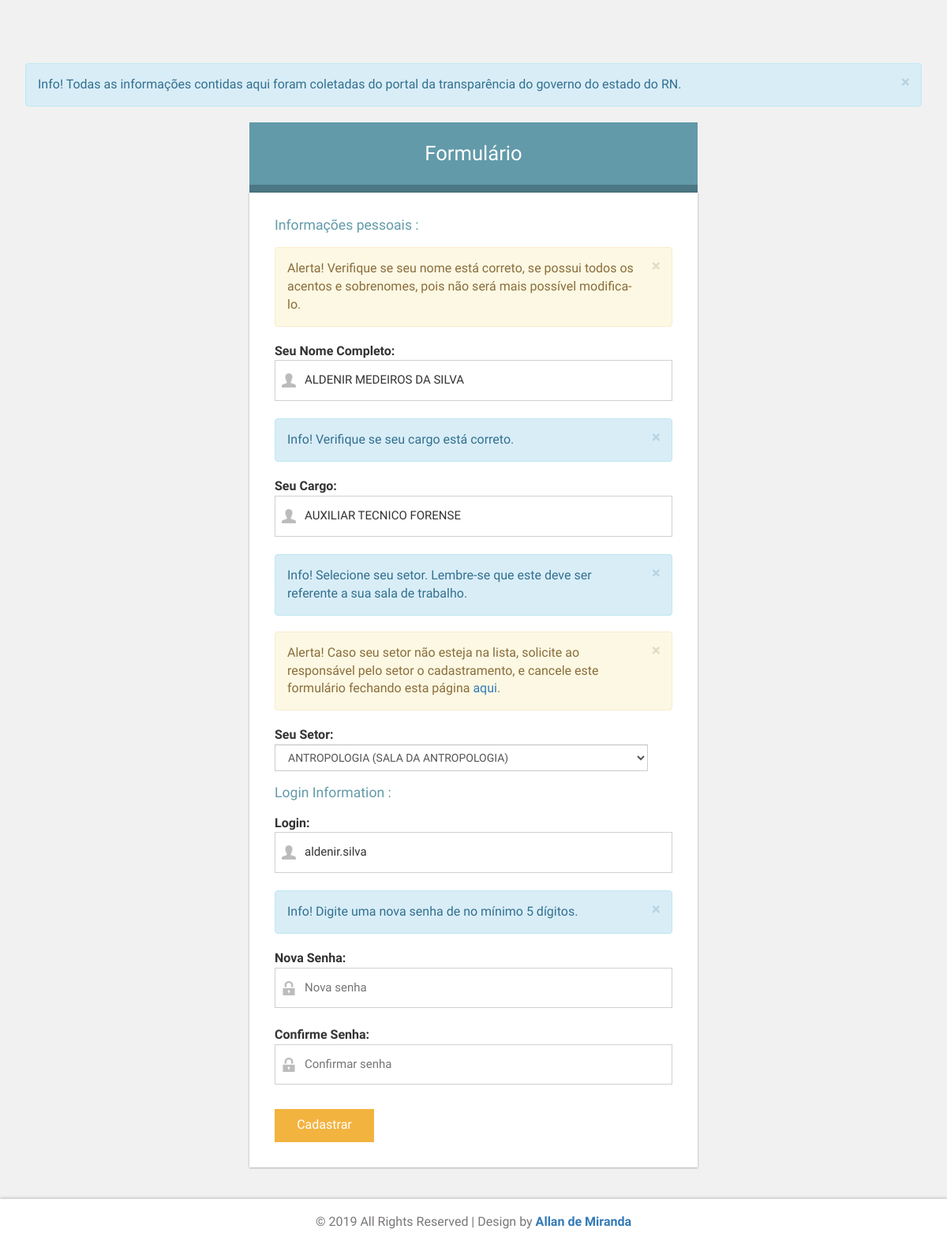
Screenshot of /cadastro.php?status=on (signed in) with the database file from the repository.
### tables this page shows
CREATE TABLE `usuarios_tb` (
  `usuario_id` bigint(20) NOT NULL,
  `usuario_nome` text NOT NULL,
  `usuario_cargo` text NOT NULL,
  `usuario_matricula` text,
  `usuario_setor_id` bigint(20) NOT NULL,
  `usuario_setor_edit` tinyint(1) DEFAULT NULL,
  `usuario_login` text NOT NULL,
  `usuario_senha` text NOT NULL,
  `usuario_update_data` datetime DEFAULT NULL,
  `usuario_cadastrado` tinyint(1) DEFAULT NULL
);

### seguranca.php (called while the page is built, shortened)
<?php
$_SG['conectaServidor'] = true;
$_SG['abreSessao'] = true;
$_SG['caseSensitive'] = true;
$_SG['validaSempre'] = true;
$_SG['servidor'] = 'localhost';
$_SG['usuario'] = 'allandemiranda';
$_SG['senha'] = 'senha1234';
$_SG['banco'] = 'sistema_itep';
$_SG['paginaLogin'] = 'login.php';
$_SG['tabela'] = 'usuarios_tb';

### cadastro.php (the view, shortened to what this page needs)
<?php
include("seguranca.php");
?>
<?php
$sql_cadastro = "SELECT `usuario_nome`, `usuario_cargo`, `usuario_login`, `usuario_cadastrado` FROM `usuarios_tb` WHERE `usuario_id`='" . $_SESSION['usuarioID'] . "'";
$query_cadastro = mysqli_query($_SG['link'], $sql_cadastro);
$row_cadastro = mysqli_fetch_assoc($query_cadastro);
?>
<!DOCTYPE HTML>
<html>
<head>
    <?php include 'head.php'; ?>
</head>
<body class="">
    <div class="main-content">
        <div id="page-wrapper">
            <div class="alert alert-info alert-dismissable">
                <button aria-hidden="true" data-dismiss="alert" class="close" type="button"> × </button>
                Info! Todas as informações contidas aqui foram coletadas do portal da transparência do governo do estado do RN.
            </div>
            <div class="main-page signup-page">
                <h2 class="title1">Formulário</h2>
                <div class="sign-up-row widget-shadow">
                    <h5>Informações pessoais :</h5>
                    <form action="" method="POST">
                        <div class="alert alert-warning alert-dismissable">
                            <button aria-hidden="true" data-dismiss="alert" class="close" type="button"> × </button>
                            Alerta! Verifique se seu nome está correto, se possui todos os acentos e sobrenomes, pois não será mais possível modifica-lo.
                        </div>
                        <label>Seu Nome Completo:</label>
                        <div class="sign-u">
                            <input type="text" name="usuario_nome" value="<?php echo $row_cadastro["usuario_nome"]; ?>" placeholder="Nome completo" onChange="javascript:this.value=this.value.toUpperCase();" required="">
                        </div>
                        <div class="alert alert-info alert-dismissable">
                            <button aria-hidden="true" data-dismiss="alert" class="close" type="button"> × </button>
                            Info! Verifique se seu cargo está correto.
                        </div>
                        <label>Seu Cargo:</label>
                        <div class="sign-u">
                            <input name="usuario_cargo" type="text" value="<?php echo $row_cadastro["usuario_cargo"]; ?>" placeholder="Seu cargo" onChange="javascript:this.value=this.value.toUpperCase();" required="">
                        </div>
                        <div class="alert alert-info alert-dismissable">
                            <button aria-hidden="true" data-dismiss="alert" class="close" type="button"> × </button>
                            Info! Selecione seu setor. Lembre-se que este deve ser referente a sua sala de trabalho.
                        </div>
                        <div class="alert alert-warning alert-dismissable">
                            <button aria-hidden="true" data-dismiss="alert" class="close" type="button"> × </button>
                            Alerta! Caso seu setor não esteja na lista, solicite ao responsável pelo setor o cadastramento, e cancele este formulário fechando esta página <a href="?status=logout">aqui</a>.
                        </div>
                        <label>Seu Setor:</label>
                        <div class="form-group">
                            <select name="usuario_setor_id" class="form-control" type="text">
                                <?php
                                $sql_lista_setores = "SELECT `setor_id`, `setor_nome`, `setor_sala` FROM `setores_tb` ORDER BY `setor_nome` ASC";
                                $query_lista_setores = mysqli_query($_SG['link'], $sql_lista_setores);
                                while ($row_lista_setores = mysqli_fetch_assoc($query_lista_setores)) {
                                    echo '<option value="' . $row_lista_setores["setor_id"] . '">' . $row_lista_setores["setor_nome"] . ' (' . $row_lista_setores["setor_sala"] . ')</option>';
                                }
                                ?>
                            </select>
                        </div>
                        <h6>Login Information :</h6>
                        <label>Login:</label>
                        <div class="sign-u">
                            <input name="usuario_login" type="text" value="<?php echo $row_cadastro["usuario_login"]; ?>" disabled>
                        </div>
                        <div class="alert alert-info alert-dismissable">
                            <button aria-hidden="true" data-dismiss="alert" class="close" type="button"> × </button>
                            Info! Digite uma nova senha de no mínimo 5 dígitos.
                        </div>
                        <label>Nova Senha:</label>
                        <div class="sign-u">
                            <input minlength="5" name="senha" type="password" placeholder="Nova senha" required="">
                        </div>
                        <label>Confirme Senha:</label>
                        <div class="sign-u">
                            <input minlength="5" name="usuario_senha" type="password" placeholder="Confirmar senha" required="">
                        </div>
                        <div class="sub_home">
                            <input name="submit" type="submit" value="Cadastrar" style="display: inline;">
                        </div>
                    </form>
                </div>
            </div>
        </div>
        <?php include 'footer.php'; ?>
    </div>
</body>
</html>

### css/custom.css (style rules this page uses)
#page-wrapper { padding:5em 2em 2.5em; background-color: #F1F1F1; }

### rows the page displays
usuarios_tb: usuario_nome "ALDENIR MEDEIROS DA SILVA", usuario_cargo "AUXILIAR TECNICO FORENSE", usuario_login "aldenir.silva"

### other values shown
form field usuario_setor_id "ANTROPOLOGIA (SALA DA ANTROPOLOGIA)"
